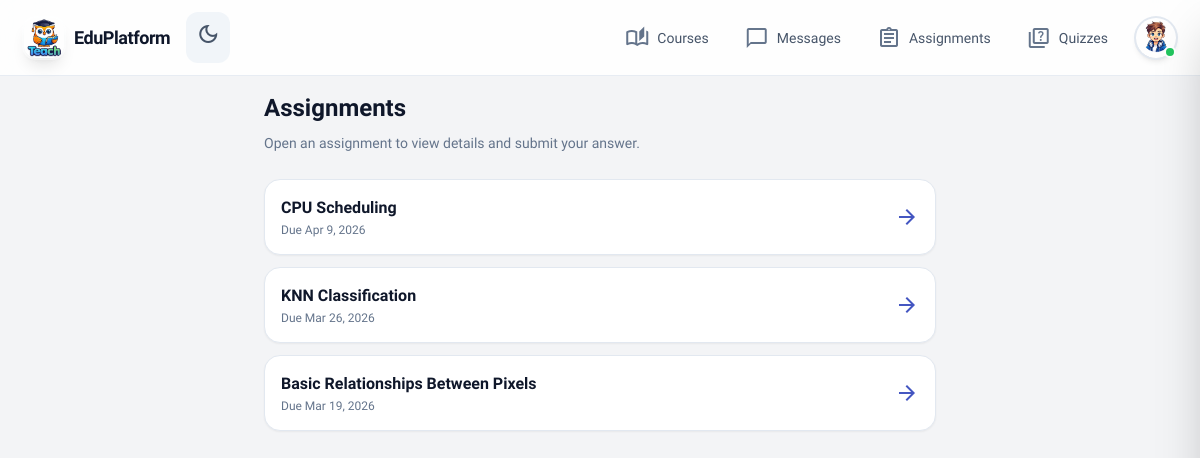
The app's page /assignment/ (signed in), older data.
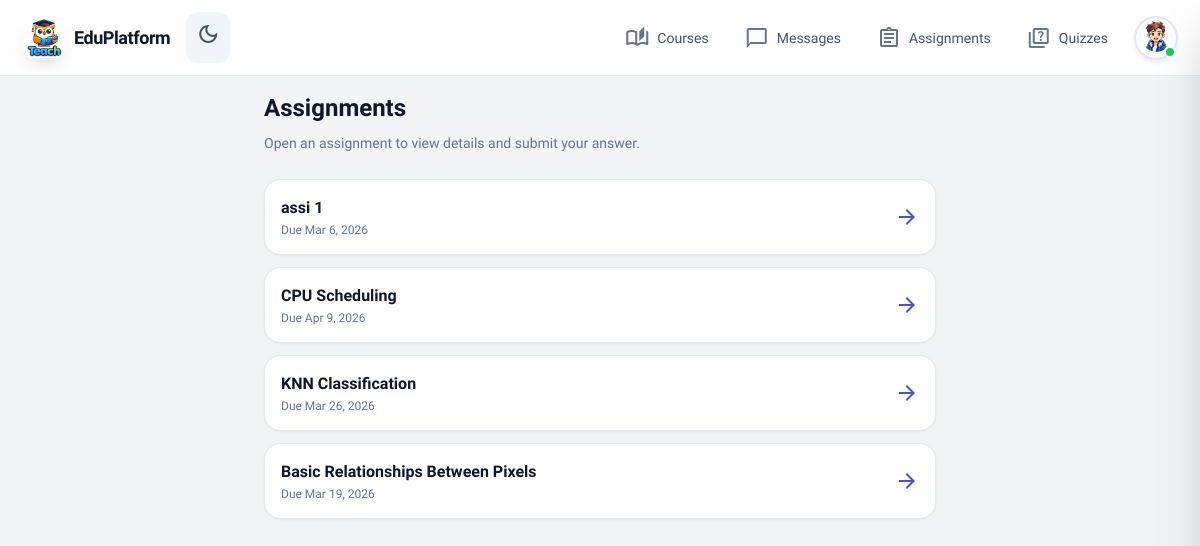
The same page, newer data.
### teach/models.py (models this page shows, shortened)
class Assignment(models.Model):
    assignment_id = models.AutoField(primary_key=True)
    content = models.ForeignKey(
        CourseContent,
        on_delete=models.CASCADE,
        related_name='assignments',
        to_field='content_id'
    )
    description = models.TextField(blank=True, default='')
    learning_objectives = models.TextField(
        blank=True,
        default='',
        help_text='Bullet points describing what the student will learn.'
    )
    opened_at = models.DateTimeField(null=True, blank=True, help_text='When the assignment becomes available.')
    deadline = models.DateTimeField(help_text='Due date and time.')
    assignment_file = models.FileField(
        upload_to='assignments/files/',
        blank=True,
        null=True,
        help_text='Downloadable file (e.g. .docx, .pdf) uploaded by instructor.'
    )
    course_name_display = models.CharField(
        max_length=200,
        blank=True,
        default='',
        help_text='Course name shown on assignment page (e.g. Image Processing).'
    )
    course_code_display = models.CharField(
        max_length=100,
        blank=True,
        default='',
        help_text='Course code (e.g. CS389/CS486).'
    )
    created_at = models.DateTimeField(auto_now_add=True)
    class Meta:
        ordering = ['-created_at']

class CourseContent(models.Model):
    CONTENT_TYPE_CHOICES = [
        ('lesson', 'Lesson'),
        ('assignment', 'Assignment'),
        ('quiz', 'Quiz'),
    ]
    content_id = models.AutoField(primary_key=True)
    course = models.ForeignKey(
        Course,
        on_delete=models.CASCADE,
        related_name='contents',
        to_field='course_id'
    )
    title = models.CharField(max_length=200)
    content_type = models.CharField(
        max_length=20,
        choices=CONTENT_TYPE_CHOICES
    )
    order_index = models.PositiveIntegerField(default=1)
    is_locked = models.BooleanField(default=False)
    created_at = models.DateTimeField(auto_now_add=True)
    class Meta:
        ordering = ['order_index', 'created_at']
        unique_together = ['course', 'order_index']

### teach/views.py (the view)
# urls.py: path("assignment/", views.assignment, name="assignment"),
@login_required
def assignment(request):
    assignments = (
        Assignment.objects.all()
        .select_related("content", "content__course")
        .order_by("-created_at")[:50]
    )
    return render(request, "teach/assignment.html", {"assignments": assignments})

### teach/context_processors.py (called while the page is built)
def unread_messages_count(request):
    if request.user.is_authenticated:
        count = Message.objects.filter(receiver=request.user, is_read=False).count()
        return {"unread_messages_count": count}
    return {"unread_messages_count": 0}

### templates/teach/assignment.html (shortened to what this page needs)
{% extends 'teach/base.html' %}
{% load static %}
{% block main_class %}px-4 py-4 pb-24 md:pb-8{% endblock %}
{% block content %}
<div class="max-w-2xl mx-auto space-y-6">
  <div class="space-y-2">
    <h1 class="text-2xl font-bold text-slate-900 dark:text-white">Assignments</h1>
    <p class="text-slate-500 dark:text-slate-400 text-sm leading-relaxed">Open an assignment to view details and submit your answer.</p>
  </div>
  {% if assignments %}
  <div class="space-y-3">
    {% for a in assignments %}
    <a href="{% url 'assignment_detail' a.assignment_id %}"
      class="block p-4 rounded-2xl bg-white dark:bg-slate-800 border border-slate-200 dark:border-slate-700 shadow-sm hover:border-primary/50 dark:hover:border-primary/50 hover:shadow-md transition-all">
      <div class="flex items-center justify-between gap-3">
        <div class="min-w-0 flex-1">
          <h2 class="font-semibold text-slate-900 dark:text-white truncate">{{ a.content.title }}</h2>
          <p class="text-xs text-slate-500 dark:text-slate-400 mt-0.5">Due {{ a.deadline|date:"M j, Y" }}</p>
        </div>
        <span class="material-icons-outlined text-primary shrink-0">arrow_forward</span>
      </div>
    </a>
    {% endfor %}
  </div>
  {% endif %}
</div>
{% endblock %}

Row changes from the older to the newer data that the page shows:
added Assignment: content "assi 1", deadline "Mar 6, 2026"
